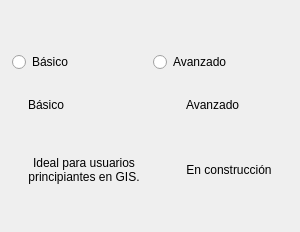
<ui version="4.0">
 <class>WizardMode</class>
 <widget class="QWidget" name="WizardMode">
  <layout class="QVBoxLayout">
   <property name="leftMargin"><number>12</number></property>
   <property name="topMargin"><number>12</number></property>
   <property name="rightMargin"><number>12</number></property>
   <property name="bottomMargin"><number>12</number></property>
   <property name="spacing"><number>10</number></property>

   <item>
    <spacer name="sp_page_top">
     <property name="orientation"><enum>Qt::Vertical</enum></property>
     <property name="sizeHint" stdset="0">
      <size><width>20</width><height>40</height></size>
     </property>
    </spacer>
   </item>

     <!-- Hidden radios (compat / state) -->
    <item>
        <widget class="QWidget">
            <property name="visible"><bool>false</bool></property>
            <layout class="QHBoxLayout">
                <property name="leftMargin"><number>0</number></property>
                <property name="topMargin"><number>0</number></property>
                <property name="rightMargin"><number>0</number></property>
                <property name="bottomMargin"><number>0</number></property>

                <item>
                    <widget class="QRadioButton">
                        <property name="text"><string>Básico</string></property>
                    </widget>
                </item>

                <item>
                    <widget class="QRadioButton">
                        <property name="text"><string>Avanzado</string></property>
                    </widget>
                </item>

            </layout>
        </widget>
    </item>

   <!-- Cards row -->
   <item>
    <layout class="QHBoxLayout">
     <property name="spacing"><number>14</number></property>

     <!-- BASIC CARD -->
     <item>
      <widget class="QFrame" name="card_basic">
       <property name="frameShape"><enum>QFrame::NoFrame</enum></property>
        <property name="class" stdset="0"><string>card_group</string></property>
       <layout class="QVBoxLayout">
        <property name="leftMargin"><number>16</number></property>
        <property name="topMargin"><number>16</number></property>
        <property name="rightMargin"><number>16</number></property>
        <property name="bottomMargin"><number>16</number></property>
        <property name="spacing"><number>10</number></property>

        <item>
         <layout class="QHBoxLayout">
          <property name="spacing"><number>10</number></property>

          <item>
           <widget class="QLabel">
            <property name="class" stdset="0"><string>group_title</string></property>
            <property name="text"><string>Básico</string></property>
           </widget>
          </item>

          <item>
           <spacer name="sp_basic_head">
            <property name="orientation"><enum>Qt::Horizontal</enum></property>
            <property name="sizeHint" stdset="0"><size><width>10</width><height>10</height></size></property>
           </spacer>
          </item>
         </layout>
        </item>

        <!-- =========== card content center =========== -->
        <item>
            <layout class="QVBoxLayout">
                <property name="spacing"><number>10</number></property>

                <!-- up spacer -->
                <item>
                <spacer name="sp_basic_top">
                    <property name="orientation"><enum>Qt::Vertical</enum></property>
                    <property name="sizeHint" stdset="0"><size><width>10</width><height>10</height></size></property>
                </spacer>
                </item>

                <!-- icon -->
                <item>
                <widget class="QLabel" name="img_basic">
                    <property name="alignment"><set>Qt::AlignHCenter|Qt::AlignVCenter</set></property>
                    <property name="scaledContents"><bool>false</bool></property>
                    <property name="text"><string></string></property>
                </widget>
                </item>

                <!-- desc -->
                <item>
                <widget class="QLabel">
                    <property name="alignment"><set>Qt::AlignHCenter|Qt::AlignTop</set></property>
                    <property name="wordWrap"><bool>true</bool></property>
                    <property name="text"><string>Ideal para usuarios principiantes en GIS.</string></property>
                    <property name="class" stdset="0"><string>group_description</string></property>
                </widget>
                </item>

                <!-- down spacer -->
                <item>
                <spacer name="sp_basic_bottom">
                    <property name="orientation"><enum>Qt::Vertical</enum></property>
                    <property name="sizeHint" stdset="0"><size><width>10</width><height>10</height></size></property>
                </spacer>
                </item>
            </layout>
        </item>


       </layout>
      </widget>
     </item>

     <!-- ADVANCED CARD -->
     <item>
      <widget class="QFrame" name="card_advanced">
       <property name="frameShape"><enum>QFrame::NoFrame</enum></property>
        <property name="class" stdset="0"><string>card_group</string></property>
       <layout class="QVBoxLayout">
        <property name="leftMargin"><number>16</number></property>
        <property name="topMargin"><number>16</number></property>
        <property name="rightMargin"><number>16</number></property>
        <property name="bottomMargin"><number>16</number></property>
        <property name="spacing"><number>10</number></property>

        <item>
         <layout class="QHBoxLayout">
          <property name="spacing"><number>10</number></property>

          <item>
           <widget class="QLabel">
            <property name="text"><string>Avanzado</string></property>
            <property name="class" stdset="0"><string>group_title</string></property>

           </widget>
          </item>

          <item>
           <spacer name="sp_adv_head">
            <property name="orientation"><enum>Qt::Horizontal</enum></property>
            <property name="sizeHint" stdset="0"><size><width>10</width><height>10</height></size></property>
           </spacer>
          </item>
         </layout>
        </item>

        <!-- =========== card content center =========== -->
        <item>
            <layout class="QVBoxLayout">
                <property name="spacing"><number>10</number></property>

                <!-- up spacer -->
                <item>
                <spacer name="sp_adv_top">
                    <property name="orientation"><enum>Qt::Vertical</enum></property>
                    <property name="sizeHint" stdset="0"><size><width>10</width><height>10</height></size></property>
                </spacer>
                </item>

                <!-- icon -->
                <item>
                    <widget class="QLabel" name="img_advanced">
                        <property name="alignment"><set>Qt::AlignHCenter|Qt::AlignVCenter</set></property>
                        <property name="scaledContents"><bool>false</bool></property>
                        <property name="text"><string></string></property>
                    </widget>
                </item>

                <!-- desc -->
                <item>
                <widget class="QLabel">
                    <property name="alignment"><set>Qt::AlignHCenter|Qt::AlignTop</set></property>
                    <property name="wordWrap"><bool>true</bool></property>
                    <property name="text"><string>En construcción</string></property>
                    <property name="class" stdset="0"><string>group_description</string></property>
                </widget>
                </item>

                <!-- down spacer -->
                <item>
                <spacer name="sp_adv_bottom">
                    <property name="orientation"><enum>Qt::Vertical</enum></property>
                    <property name="sizeHint" stdset="0"><size><width>10</width><height>10</height></size></property>
                </spacer>
                </item>
            </layout>
        </item>
       </layout>
      </widget>
     </item>

    </layout>
   </item>

   <!-- Spacer to push down -->
   <item>
    <spacer name="sp_page_bottom">
     <property name="orientation"><enum>Qt::Vertical</enum></property>
     <property name="sizeHint" stdset="0"><size><width>10</width><height>10</height></size></property>
    </spacer>
   </item>

  </layout>
 </widget>
 <resources/>
 <connections/>
</ui>
